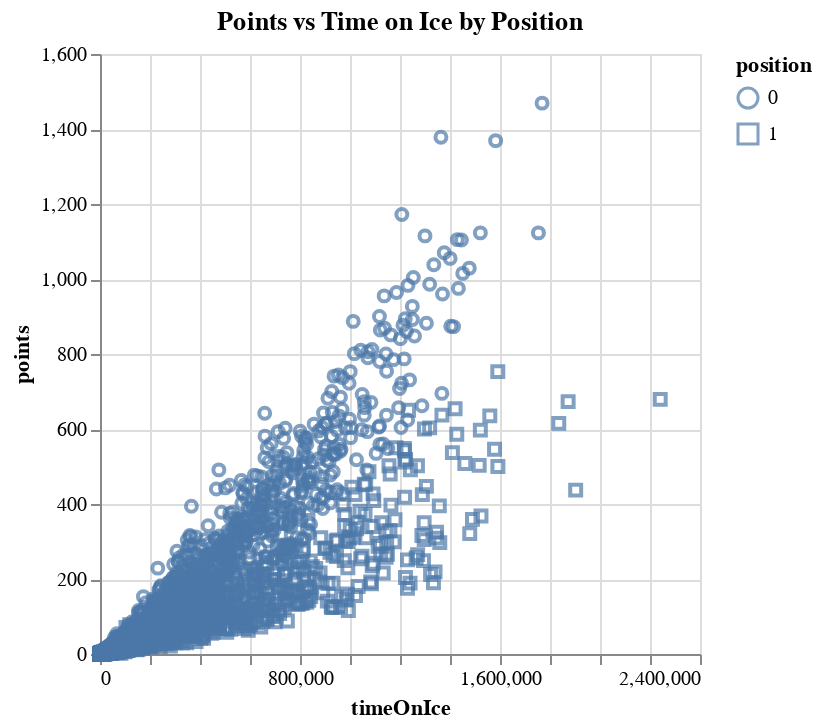

The notebook cell this image was saved under:
### Code cell
# Visualise data to help determine kernel

df_skaters_toi['position'] = df_skaters_toi['position'].astype('category')

vis = alt.Chart(df_skaters_toi).mark_point().encode(
    x='timeOnIce',
    y='points',
    shape='position'
).properties(
    title='Points vs Time on Ice by Position'
)

vis

### Figure 1 — Vega-Lite specification as saved in the notebook (floating-point values rounded to 4 significant figures; data arrays with more than 128 entries replaced by an {"elided": "..."} marker saying what was removed)
{"config": {"view": {"continuousWidth": 300, "continuousHeight": 300}}, "data": {"name": "data-29df9d6ef899552a0949e5cf56099a66"}, "mark": {"type": "point"}, "encoding": {"shape": {"field": "position", "type": "nominal"}, "x": {"field": "timeOnIce", "type": "quantitative"}, "y": {"field": "points", "type": "quantitative"}}, "title": "Points vs Time on Ice by Position", "$schema": "https://vega.github.io/schema/vega-lite/v5.16.3.json", "datasets": {"data-29df9d6ef899552a0949e5cf56099a66": {"elided": "3353 records"}}}
